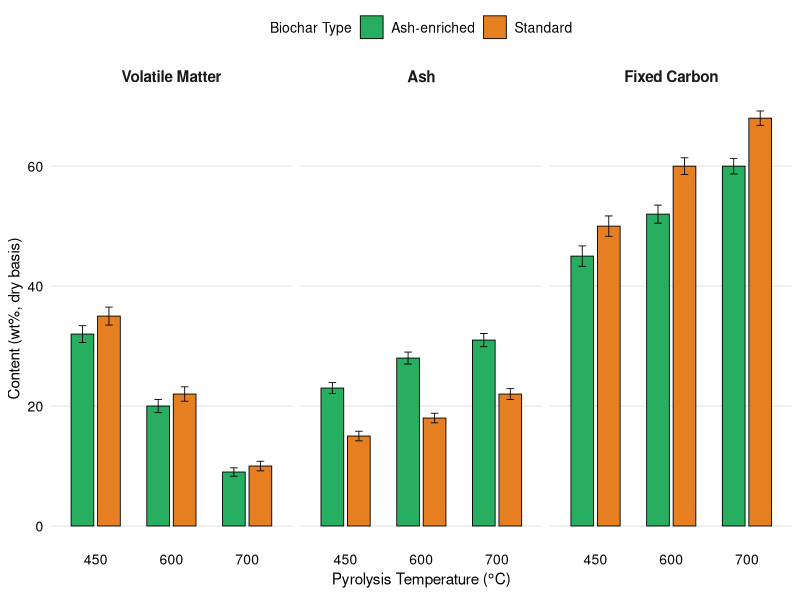
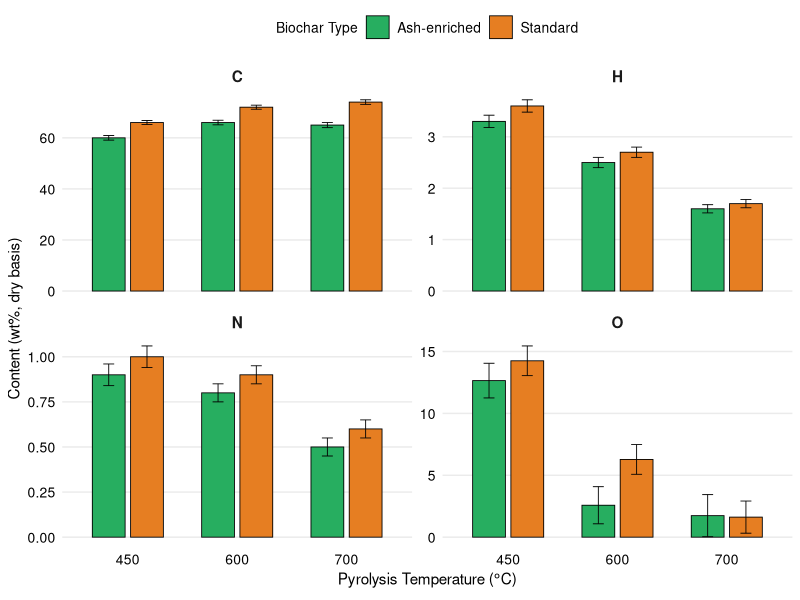
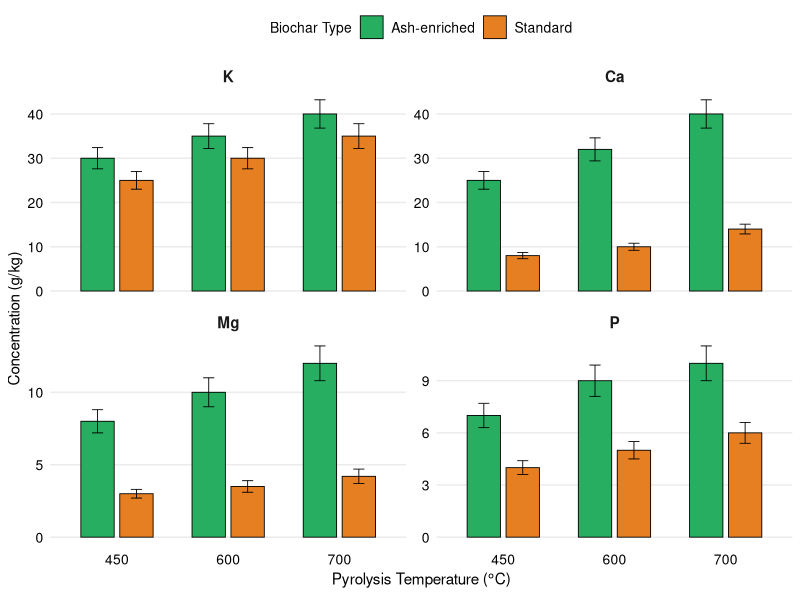
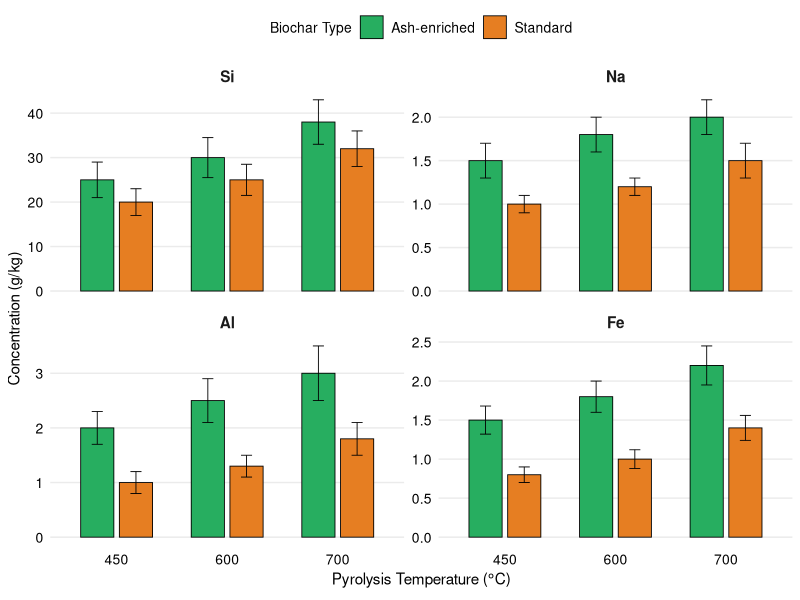
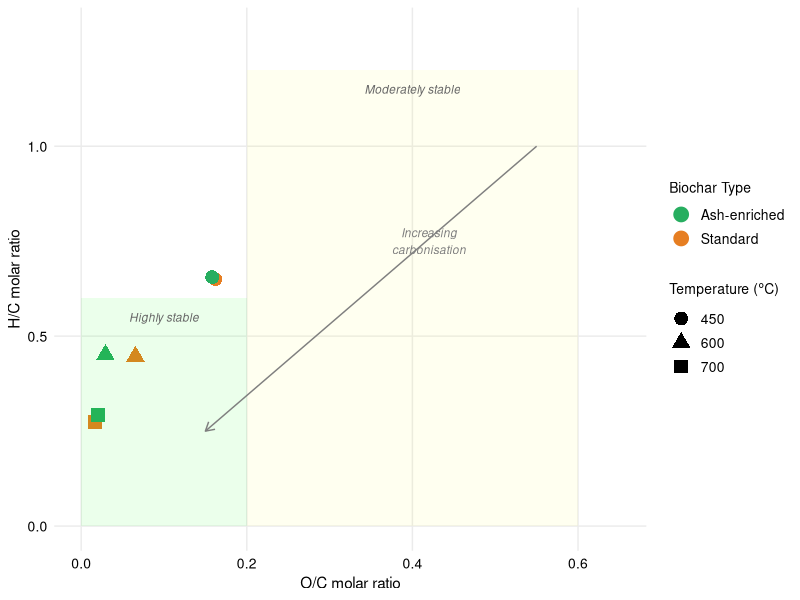

Reproduce these figures in R, in order.
#Biochar Characteristion Figures

library(ggplot2)
library(dplyr)
library(tidyr)

#CHARACTERISATION DATA
#Proximate Analysis
proximate <- data.frame(
  Temperature = rep(c("450", "600", "700"), each = 2),
  Biochar_Type = rep(c("Standard", "Ash-enriched"), 3),
  VM      = c(35.0, 32.0, 22.0, 20.0, 10.0, 9.0),
  VM_sd   = c(1.5, 1.4, 1.2, 1.1, 0.8, 0.7),
  Ash     = c(15.0, 23.0, 18.0, 28.0, 22.0, 31.0),
  Ash_sd  = c(0.8, 0.9, 0.8, 1.0, 0.9, 1.1),
  FC      = c(50.0, 45.0, 60.0, 52.0, 68.0, 60.0),
  FC_sd   = c(1.7, 1.7, 1.4, 1.5, 1.2, 1.3)
)

proximate$Temperature <- factor(proximate$Temperature,
                                levels = c("450", "600", "700"))


#Elemental Analysis
elemental <- data.frame(
  Temperature = rep(c("450", "600", "700"), each = 2),
  Biochar_Type = rep(c("Standard", "Ash-enriched"), 3),
  C       = c(66.0, 60.0, 72.0, 66.0, 74.0, 65.0),
  C_sd    = c(0.8, 0.9, 0.8, 0.9, 0.9, 1.0),
  H       = c(3.60, 3.30, 2.70, 2.50, 1.70, 1.60),
  H_sd    = c(0.12, 0.12, 0.10, 0.10, 0.08, 0.08),
  N       = c(1.00, 0.90, 0.90, 0.80, 0.60, 0.50),
  N_sd    = c(0.06, 0.06, 0.05, 0.05, 0.05, 0.05),
  O       = c(14.25, 12.65, 6.28, 2.58, 1.62, 1.74),
  O_sd    = c(1.2, 1.4, 1.2, 1.5, 1.3, 1.7)
)

elemental$Temperature <- factor(elemental$Temperature,
                                levels = c("450", "600", "700"))
biochar_colours <- c("Standard" = "#E67E22",        # orange
                     "Ash-enriched" = "#27AE60")     # green
dissertation_theme <- theme_minimal() +
  theme(
    text = element_text(size = 11),
    axis.title = element_text(size = 11),
    axis.text = element_text(size = 10, colour = "black"),
    legend.title = element_text(size = 10),
    legend.text = element_text(size = 10),
    legend.position = "top",
    panel.grid.major.x = element_blank(),
    panel.grid.minor = element_blank(),
    strip.text = element_text(size = 11, face = "bold")
  )

#FIGURE 1: PROXIMATE ANALYSIS GROUPED BAR CHART

prox_long <- proximate %>%
  pivot_longer(
    cols = c(VM, Ash, FC),
    names_to = "Component",
    values_to = "Value"
  )
#atching SD values
prox_sd <- proximate %>%
  pivot_longer(
    cols = c(VM_sd, Ash_sd, FC_sd),
    names_to = "Component_sd",
    values_to = "SD"
  ) %>%
  mutate(Component = gsub("_sd", "", Component_sd))
# Combine
prox_plot <- prox_long %>%
  left_join(
    prox_sd %>% select(Temperature, Biochar_Type, Component, SD),
    by = c("Temperature", "Biochar_Type", "Component")
  )

# Set component order
prox_plot$Component <- factor(prox_plot$Component,
                              levels = c("VM", "Ash", "FC"),
                              labels = c("Volatile Matter", "Ash", "Fixed Carbon"))

# Create the plot
fig1 <- ggplot(prox_plot, aes(x = Temperature, y = Value,
                              fill = Biochar_Type)) +
  geom_bar(stat = "identity", position = position_dodge(0.7),
           width = 0.6, colour = "black", linewidth = 0.3) +
  geom_errorbar(aes(ymin = Value - SD, ymax = Value + SD),
                position = position_dodge(0.7), width = 0.2, linewidth = 0.3) +
  facet_wrap(~ Component) +
  scale_fill_manual(values = biochar_colours, name = "Biochar Type") +
  labs(
    x = expression("Pyrolysis Temperature ("*degree*"C)"),
    y = "Content (wt%, dry basis)"
  ) +
  dissertation_theme

##PRINT 

print(fig1)



#FIGURE 2: ELEMENTAL ANALYSIS GROUPED BAR CHART
elem_long <- elemental %>%
  pivot_longer(
    cols = c(C, H, N, O),
    names_to = "Element",
    values_to = "Value"
  )
elem_sd <- elemental %>%
  pivot_longer(
    cols = c(C_sd, H_sd, N_sd, O_sd),
    names_to = "Element_sd",
    values_to = "SD"
  ) %>%
  mutate(Element = gsub("_sd", "", Element_sd))

elem_plot <- elem_long %>%
  left_join(
    elem_sd %>% select(Temperature, Biochar_Type, Element, SD),
    by = c("Temperature", "Biochar_Type", "Element")
  )

elem_plot$Element <- factor(elem_plot$Element,
                            levels = c("C", "H", "N", "O"))

fig2 <- ggplot(elem_plot, aes(x = Temperature, y = Value,
                              fill = Biochar_Type)) +
  geom_bar(stat = "identity", position = position_dodge(0.7),
           width = 0.6, colour = "black", linewidth = 0.3) +
  geom_errorbar(aes(ymin = Value - SD, ymax = Value + SD),
                position = position_dodge(0.7), width = 0.2, linewidth = 0.3) +
  facet_wrap(~ Element, scales = "free_y") +
  scale_fill_manual(values = biochar_colours, name = "Biochar Type") +
  labs(
    x = expression("Pyrolysis Temperature ("*degree*"C)"),
    y = "Content (wt%, dry basis)"
  ) +
  dissertation_theme

print(fig2)



# --- 2c. ICP-OES Data
# 1 corrected to 6 
icp <- data.frame(
  Temperature = rep(c("450", "600", "700"), each = 2),
  Biochar_Type = rep(c("Standard", "Ash-enriched"), 3),
  K       = c(25.0, 30.0, 30.0, 35.0, 35.0, 40.0),
  K_sd    = c(2.0, 2.4, 2.4, 2.8, 2.8, 3.2),
  Ca      = c(8.0, 25.0, 10.0, 32.0, 14.0, 40.0),
  Ca_sd   = c(0.7, 2.0, 0.8, 2.6, 1.1, 3.2),
  Mg      = c(3.0, 8.0, 3.5, 10.0, 4.2, 12.0),
  Mg_sd   = c(0.3, 0.8, 0.4, 1.0, 0.5, 1.2),
  P       = c(4.0, 7.0, 5.0, 9.0, 6.0, 10.0),
  P_sd    = c(0.4, 0.7, 0.5, 0.9, 0.6, 1.0)
)

icp$Temperature <- factor(icp$Temperature,
                          levels = c("450", "600", "700"))
icp_long <- icp %>%
  pivot_longer(
    cols = c(K, Ca, Mg, P),
    names_to = "Element",
    values_to = "Value"
  )
icp_sd_long <- icp %>%
  pivot_longer(
    cols = c(K_sd, Ca_sd, Mg_sd, P_sd),
    names_to = "Element_sd",
    values_to = "SD"
  ) %>%
  mutate(Element = gsub("_sd", "", Element_sd))

icp_plot <- icp_long %>%
  left_join(
    icp_sd_long %>% select(Temperature, Biochar_Type, Element, SD),
    by = c("Temperature", "Biochar_Type", "Element")
  )

icp_plot$Element <- factor(icp_plot$Element,
                           levels = c("K", "Ca", "Mg", "P"))

fig3 <- ggplot(icp_plot, aes(x = Temperature, y = Value,
                             fill = Biochar_Type)) +
  geom_bar(stat = "identity", position = position_dodge(0.7),
           width = 0.6, colour = "black", linewidth = 0.3) +
  geom_errorbar(aes(ymin = Value - SD, ymax = Value + SD),
                position = position_dodge(0.7), width = 0.2, linewidth = 0.3) +
  facet_wrap(~ Element, scales = "free_y") +
  scale_fill_manual(values = biochar_colours, name = "Biochar Type") +
  labs(
    x = expression("Pyrolysis Temperature ("*degree*"C)"),
    y = "Concentration (g/kg)"
  ) +
  dissertation_theme

print(fig3)

#FIGURE: ICP-OES — Na, Si, Al, Fe 



# Reuse your colour scheme and theme
biochar_colours <- c("Standard" = "#E67E22",
                     "Ash-enriched" = "#27AE60")

dissertation_theme <- theme_minimal() +
  theme(
    text = element_text(size = 11),
    axis.title = element_text(size = 11),
    axis.text = element_text(size = 10, colour = "black"),
    legend.title = element_text(size = 10),
    legend.text = element_text(size = 10),
    legend.position = "top",
    panel.grid.major.x = element_blank(),
    panel.grid.minor = element_blank(),
    strip.text = element_text(size = 11, face = "bold")
  )

icp_other <- data.frame(
  Temperature  = rep(c("450", "600", "700"), each = 2),
  Biochar_Type = rep(c("Standard", "Ash-enriched"), 3),
  Na      = c(1.0, 1.5, 1.2, 1.8, 1.5, 2.0),
  Na_sd   = c(0.1, 0.2, 0.1, 0.2, 0.2, 0.2),
  Si      = c(20.0, 25.0, 25.0, 30.0, 32.0, 38.0),
  Si_sd   = c(3.0, 4.0, 3.5, 4.5, 4.0, 5.0),
  Al      = c(1.0, 2.0, 1.3, 2.5, 1.8, 3.0),
  Al_sd   = c(0.2, 0.3, 0.2, 0.4, 0.3, 0.5),
  Fe      = c(0.80, 1.50, 1.00, 1.80, 1.40, 2.20),
  Fe_sd   = c(0.10, 0.18, 0.12, 0.20, 0.16, 0.25)
)

icp_other$Temperature <- factor(icp_other$Temperature,
                                levels = c("450", "600", "700"))

# Pivot values to long format
icp_other_long <- icp_other %>%
  pivot_longer(
    cols = c(Na, Si, Al, Fe),
    names_to = "Element",
    values_to = "Value"
  )


icp_other_sd <- icp_other %>%
  pivot_longer(
    cols = c(Na_sd, Si_sd, Al_sd, Fe_sd),
    names_to = "Element_sd",
    values_to = "SD"
  ) %>%
  mutate(Element = gsub("_sd", "", Element_sd))

# Join values and SDs
icp_other_plot <- icp_other_long %>%
  left_join(
    icp_other_sd %>% select(Temperature, Biochar_Type, Element, SD),
    by = c("Temperature", "Biochar_Type", "Element")
  )

# Set element order
icp_other_plot$Element <- factor(icp_other_plot$Element,
                                 levels = c("Si", "Na", "Al", "Fe"))

# Plot
fig_icp_other <- ggplot(icp_other_plot,
                        aes(x = Temperature, y = Value,
                            fill = Biochar_Type)) +
  geom_bar(stat = "identity", position = position_dodge(0.7),
           width = 0.6, colour = "black", linewidth = 0.3) +
  geom_errorbar(aes(ymin = Value - SD, ymax = Value + SD),
                position = position_dodge(0.7), width = 0.2,
                linewidth = 0.3) +
  facet_wrap(~ Element, scales = "free_y") +
  scale_fill_manual(values = biochar_colours, name = "Biochar Type") +
  labs(
    x = expression("Pyrolysis Temperature ("*degree*"C)"),
    y = "Concentration (g/kg)"
  ) +
  dissertation_theme

print(fig_icp_other)




#ELEMENTAL DATA AND CALCULATE RATIOS
# Atomic masses
mass_C <- 12.011
mass_H <- 1.008
mass_O <- 15.999

# elemental analysis data (wt%, dry basis)
ratios <- data.frame(
  Temperature  = c("450", "600", "700", "450", "600", "700"),
  Biochar_Type = c("Standard", "Standard", "Standard",
                   "Ash-enriched", "Ash-enriched", "Ash-enriched"),
  C_wt = c(66.0, 72.0, 74.0, 60.0, 66.0, 65.0),
  H_wt = c(3.60, 2.70, 1.70, 3.30, 2.50, 1.60),
  O_wt = c(14.25, 6.28, 1.62, 12.65, 2.58, 1.74)
)
#wt% to moles
# Divide each elements wt% by its atomic mass
#number of moles per 100g of biochar
ratios$C_mol <- ratios$C_wt / mass_C
ratios$H_mol <- ratios$H_wt / mass_H
ratios$O_mol <- ratios$O_wt / mass_O

#molar ratios
ratios$HC_ratio <- ratios$H_mol / ratios$C_mol
ratios$OC_ratio <- ratios$O_mol / ratios$C_mol

#results
ratios %>%
  select(Temperature, Biochar_Type, HC_ratio, OC_ratio) %>%
  mutate(
    HC_ratio = round(HC_ratio, 3),
    OC_ratio = round(OC_ratio, 3)
  )

#H/C decreasing with temperature (less hydrogen = more aromatic)
#O/C decreasing with temperature (less oxygen = fewer functional groups)
#Ash-enriched biochars may have slightly different ratios due to
#lower C content (diluted by ash)


# PART 3: VAN KREVELEN DIAGRAM

# The position on the diagram tells the degree of carbonisation.
# elemental analysis — it show biochar chemistry.

# Set up colours (matching your other figures)
biochar_colours <- c("Standard" = "#E67E22",        # orange
                     "Ash-enriched" = "#27AE60")     # green

#Set up shapes
temp_shapes <- c("450" = 16,    # filled circle
                 "600" = 17,    # filled triangle
                 "700" = 15)    # filled square

ratios$Temperature <- factor(ratios$Temperature,
                             levels = c("450", "600", "700"))

fig_vk <- ggplot(ratios, aes(x = OC_ratio, y = HC_ratio,
                             colour = Biochar_Type,
                             shape = Temperature)) +
  geom_point(size = 4, stroke = 1) +
  scale_colour_manual(values = biochar_colours, name = "Biochar Type") +
  scale_shape_manual(values = temp_shapes,
                     name = expression("Temperature ("*degree*"C)")) +
  
  # Add reference zones (commonly shown on Van Krevelen diagrams)
  # These indicate the stability thresholds from Spokas (2010)
  annotate("rect", xmin = 0, xmax = 0.2, ymin = 0, ymax = 0.6,
           fill = "green", alpha = 0.08) +
  annotate("text", x = 0.10, y = 0.55, label = "Highly stable",
           size = 3, colour = "grey40", fontface = "italic") +
  
  annotate("rect", xmin = 0.2, xmax = 0.6, ymin = 0, ymax = 1.2,
           fill = "yellow", alpha = 0.06) +
  annotate("text", x = 0.40, y = 1.15, label = "Moderately stable",
           size = 3, colour = "grey40", fontface = "italic") +
  
  # Add an arrow showing the direction of increasing carbonisation
  annotate("segment", x = 0.55, y = 1.0, xend = 0.15, yend = 0.25,
           arrow = arrow(length = unit(0.25, "cm")),
           colour = "grey50", linewidth = 0.5) +
  annotate("text", x = 0.42, y = 0.75,
           label = "Increasing\ncarbonisation", size = 3,
           colour = "grey50", fontface = "italic") +
  
  labs(
    x = "O/C molar ratio",
    y = "H/C molar ratio"
  ) +
  theme_minimal() +
  theme(
    text = element_text(size = 11),
    axis.title = element_text(size = 11),
    axis.text = element_text(size = 10, colour = "black"),
    legend.title = element_text(size = 10),
    legend.text = element_text(size = 10),
    legend.position = "right",
    panel.grid.minor = element_blank()
  ) +
  # Set axis limits to give some breathing room
  xlim(0, 0.65) +
  ylim(0, 1.3)

print(fig_vk)
